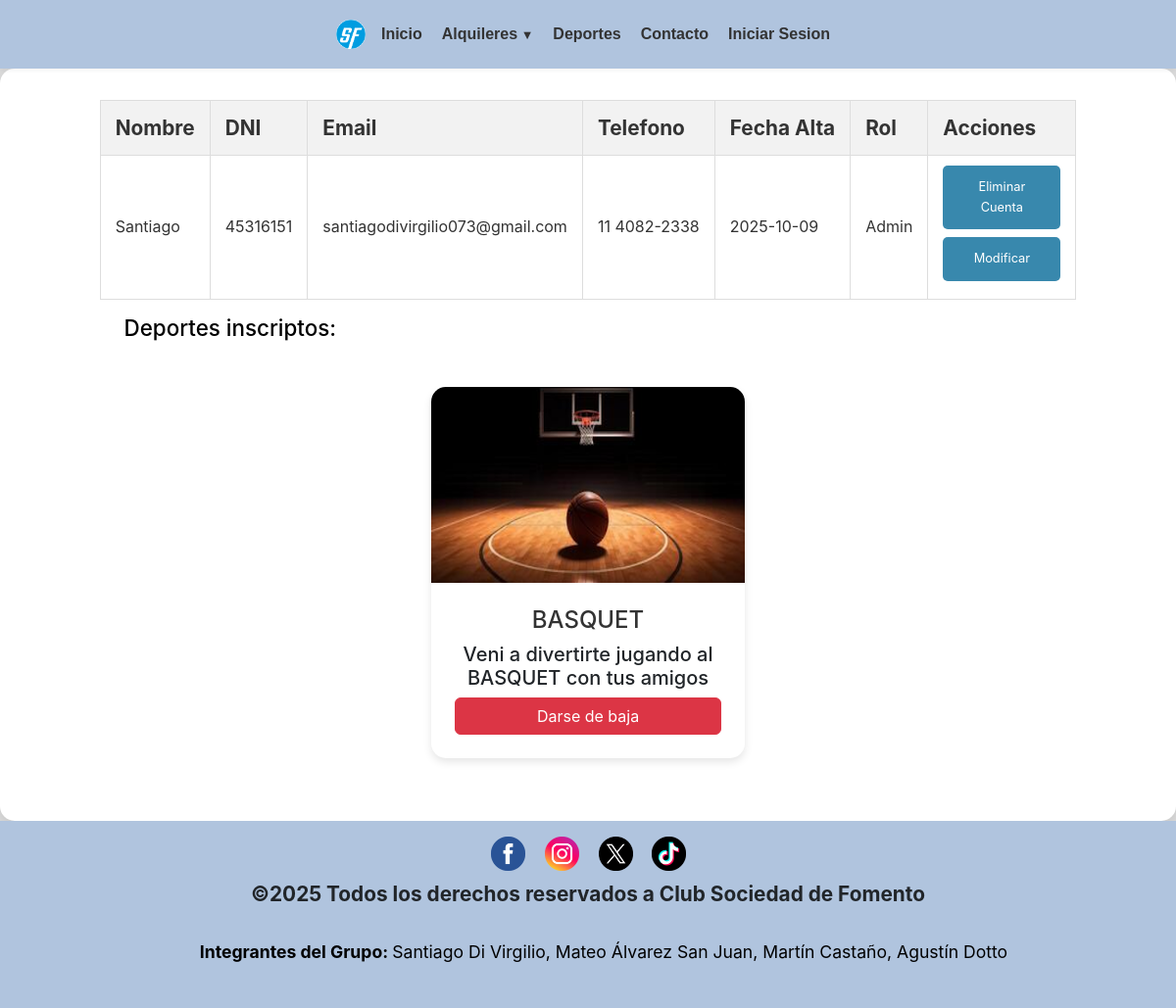
The app's page /perfil.php?id=1, older data.
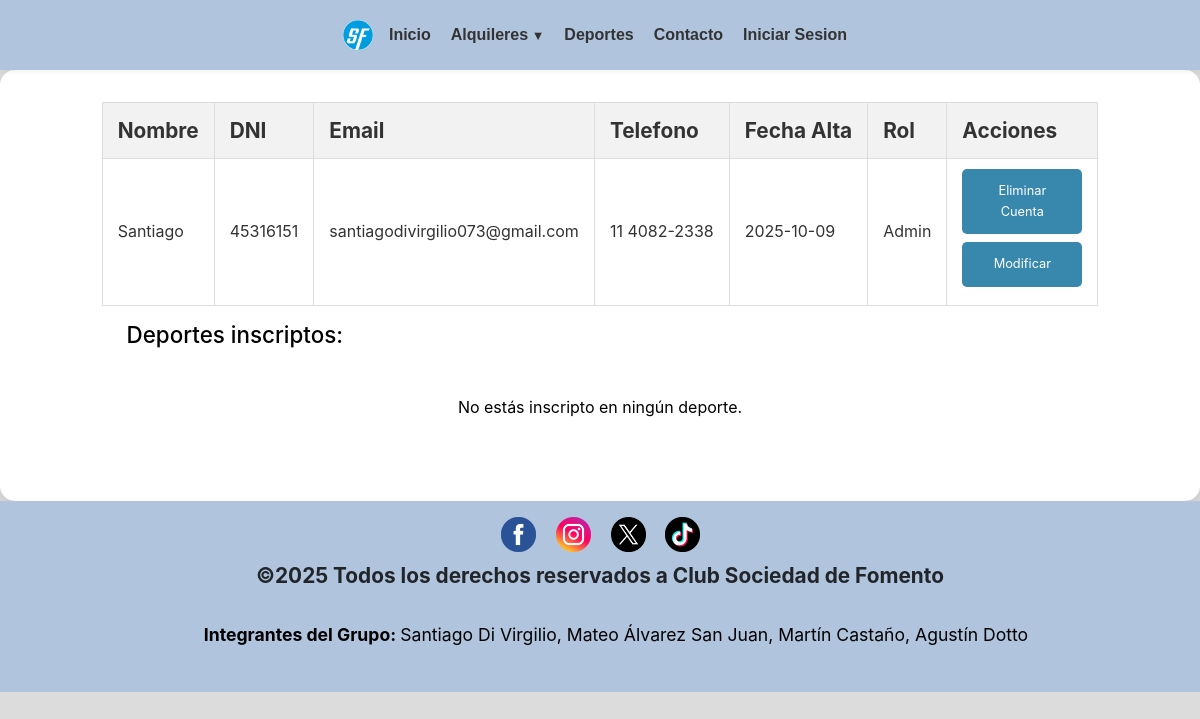
The same page, newer data.
### tables this page shows
CREATE TABLE `deportes` (
  `id_deporte` int(5) NOT NULL,
  `nombre` varchar(50) NOT NULL,
  `descripcion` varchar(255) NOT NULL,
  `cupo_maximo` int(3) NOT NULL,
  `cupo_actual` int(3) UNSIGNED NOT NULL DEFAULT 0
);

### perfil.php (the view, shortened to what this page needs)
<!DOCTYPE html>
<html lang="es">
<head>
    <link href="https://cdn.jsdelivr.net/npm/bootstrap@5.3.2/dist/css/bootstrap.min.css" rel="stylesheet">
	<link rel="stylesheet" href="https://cdnjs.cloudflare.com/ajax/libs/font-awesome/4.7.0/css/font-awesome.min.css">
	<link rel="stylesheet" type="text/css" href="css/estilos.css">
</head>
<body>
<body>
	<header>
		<a href="index.php"><img src="imagenes/logo.webp" alt="Logo de la página" class="logo"></a>
	<?php
    include("NAV.php");
    ?>
    </header>
    <?php
   include("conexion.php");
   if (isset($_GET['id']) && is_numeric($_GET['id'])) {
        $id = $_GET['id'];
    } else {
        $id = $_SESSION['id_usuario'];
    }
    $consulta = mysqli_query($conexion, "SELECT * FROM usuarios WHERE id_usuario='$id'");
    $resultado = mysqli_fetch_assoc($consulta);
    $llamado_inscripciones = mysqli_query($conexion, "SELECT d.id_deporte, d.nombre, d.descripcion FROM inscripciones i JOIN deportes d ON i.id_deporte = d.id_deporte WHERE i.id_usuario='$id'");
?>
<article class="tablas">
    <div id="tab1">
        <table>
            <thead>
                <th class="tabla-usuario">Nombre</th>
                <th class="tabla-usuario">DNI</th>
                <th class="tabla-usuario">Email</th>
                <th class="tabla-usuario">Telefono</th>
                <th class="tabla-usuario">Fecha Alta</th>
                <th class="tabla-usuario">Rol</th>
                <th class="tabla-deporte">Acciones</th>
            </thead>
                <tr>
                <td class="tabla-usuario"><?php echo $resultado["nombre"];?></td>
                <td class="tabla-usuario"><?php echo $resultado["dni"];?></td>
                <td class="tabla-usuario"><?php echo $resultado["email"];?></td>
                <td class="tabla-usuario"><?php echo $resultado["telefono"];?></td>
                <td class="tabla-usuario"><?php echo $resultado["fecha_alta"];?></td>
                <td class="tabla-usuario"><?php echo $resultado["rol"];?></td>
                <td>
                    <a class="btn-editar-deporte" href="darbaja_usuario.php?id_usuario=<?php echo $resultado["id_usuario"];?>" onclick="return confirm('¿Estás seguro de que deseas eliminar tu cuenta?');">Eliminar Cuenta</a>
                    <a class="btn-editar-deporte" href="modificar_usuario_formu.php?id_usuario=<?php echo $resultado["id_usuario"];?>">Modificar</a>
                </td>
            </tr>
        </table>
        <h3>Deportes inscriptos:</h3>
        <div class="tarjeta-container">
            <?php
            if (mysqli_num_rows($llamado_inscripciones) > 0) {
                while ($fila = mysqli_fetch_assoc($llamado_inscripciones)) {
            ?>
                    <div class="tarjeta">
                        <img src="imagenes/<?php echo $fila['nombre'].'.png'; ?>" alt="<?php echo $fila['nombre']; ?>">
                        <div class="tarjeta-body">
                            <h4><?php echo htmlspecialchars($fila["nombre"]); ?></h4>
                            <h5><?php echo htmlspecialchars($fila["descripcion"]); ?></h5>
                            <a href="darbaja_inscripcion.php?id_deporte=<?php echo $fila['id_deporte']; ?>&id_usuario=<?php echo $id; ?>" class="btn btn-danger" onclick="return confirm('¿Estás seguro de que deseas darte de baja de este deporte?');">Darse de baja</a>
                        </div>
                    </div>
            <?php
                }
            } else {
                echo "<p>No estás inscripto en ningún deporte.</p>";
            }
            ?>
        </div>
    </div>
</article>
<footer>
<?php
    include("FOOTER.php");
    ?>
</footer>
</body>
</html>

Row changes from the older to the newer data that the page shows:
no longer on this page (row edited): deportes: nombre (picture), nombre "BASQUET", descripcion "Veni a divertirte jugando al BASQUET con tus amigos"
Text that changed along with them:
text now shown: "No estás inscripto en ningún deporte."
